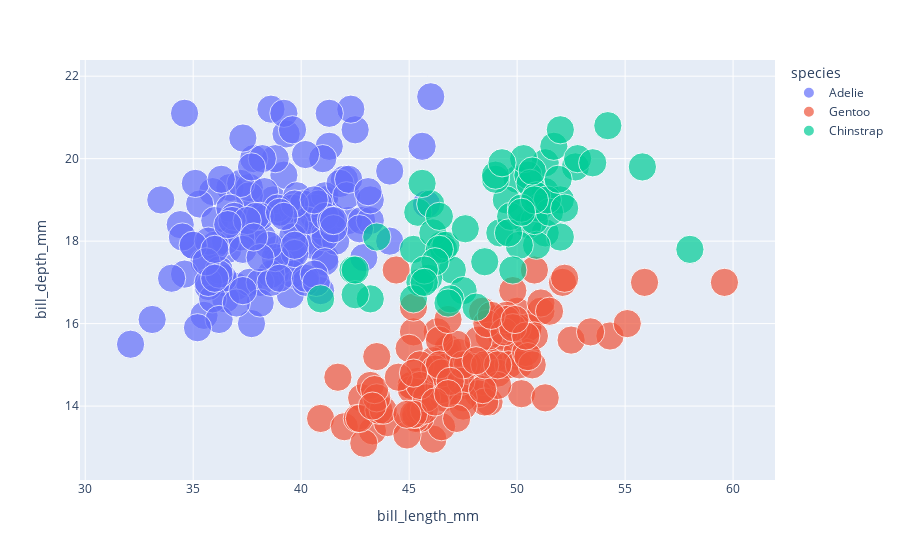

The cell this chart's notebook holds for it:
### Markdown cell above
* px는 사용해본적 있다
* cufflink랑 px로 그린 그래프 차이점이 뭘까

### Code cell
fig = px.scatter(df, x="bill_length_mm", y='bill_depth_mm', color="species", size='year', hover_data=['flipper_length_mm'])
fig.show()
# we can hover over any data point to see the value
